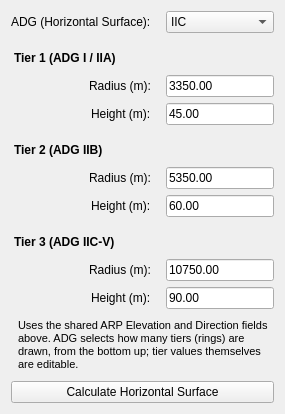
          <widget class="QWidget" name="oes_sub_horizontal">
           <layout class="QFormLayout" name="formLayout_oes_horizontal">
            <property name="fieldGrowthPolicy"><enum>QFormLayout::AllNonFixedFieldsGrow</enum></property>
            <property name="labelAlignment"><set>Qt::AlignRight|Qt::AlignVCenter</set></property>
            <property name="horizontalSpacing"><number>15</number></property>
            <property name="verticalSpacing"><number>6</number></property>

            <item row="0" column="0">
             <widget class="QLabel" name="label_adg_horizontal_oes">
              <property name="text"><string>ADG (Horizontal Surface):</string></property>
             </widget>
            </item>
            <item row="0" column="1">
             <widget class="QComboBox" name="combo_adg_horizontal_oes">
              <property name="minimumHeight"><number>22</number></property>
              <property name="currentIndex"><number>3</number></property>
              <property name="toolTip"><string>Aeroplane Design Group for the Horizontal Surface (Table 4-10). Independent of the OFS tab's ADG Group — I/IIA, IIB, and IIC-V are distinct dimension tiers here.</string></property>
              <item><property name="text"><string>I</string></property></item>
              <item><property name="text"><string>IIA</string></property></item>
              <item><property name="text"><string>IIB</string></property></item>
              <item><property name="text"><string>IIC</string></property></item>
              <item><property name="text"><string>III</string></property></item>
              <item><property name="text"><string>IV</string></property></item>
              <item><property name="text"><string>V</string></property></item>
             </widget>
            </item>

            <item row="1" column="0" colspan="2">
             <widget class="QLabel" name="label_tier1_header_oes_horizontal">
              <property name="text"><string>Tier 1 (ADG I / IIA)</string></property>
              <property name="styleSheet"><string>QLabel { font-weight: bold; padding-top: 12px; padding-bottom: 4px; }</string></property>
             </widget>
            </item>

            <item row="2" column="0">
             <widget class="QLabel" name="label_tier1Radius_oes_horizontal">
              <property name="text"><string>Radius (m):</string></property>
             </widget>
            </item>
            <item row="2" column="1">
             <widget class="QLineEdit" name="spin_tier1Radius_oes_horizontal">
              <property name="text"><string>3350.00</string></property>
              <property name="toolTip"><string>Table 4-10: outer radius of the first (innermost) horizontal surface tier, applying to ADG I and IIA, measured from the ARP.</string></property>
             </widget>
            </item>

            <item row="3" column="0">
             <widget class="QLabel" name="label_tier1Height_oes_horizontal">
              <property name="text"><string>Height (m):</string></property>
             </widget>
            </item>
            <item row="3" column="1">
             <widget class="QLineEdit" name="spin_tier1Height_oes_horizontal">
              <property name="text"><string>45.00</string></property>
              <property name="toolTip"><string>Table 4-10: height of the first horizontal surface tier above the ARP elevation, applying to ADG I and IIA.</string></property>
             </widget>
            </item>

            <item row="4" column="0" colspan="2">
             <widget class="QLabel" name="label_tier2_header_oes_horizontal">
              <property name="text"><string>Tier 2 (ADG IIB)</string></property>
              <property name="styleSheet"><string>QLabel { font-weight: bold; padding-top: 12px; padding-bottom: 4px; }</string></property>
             </widget>
            </item>

            <item row="5" column="0">
             <widget class="QLabel" name="label_tier2Radius_oes_horizontal">
              <property name="text"><string>Radius (m):</string></property>
             </widget>
            </item>
            <item row="5" column="1">
             <widget class="QLineEdit" name="spin_tier2Radius_oes_horizontal">
              <property name="text"><string>5350.00</string></property>
              <property name="toolTip"><string>Table 4-10: outer radius of the second horizontal surface tier, applying to ADG IIB. Selecting IIB or higher keeps the Tier 1 ring underneath it as a separate annulus.</string></property>
             </widget>
            </item>

            <item row="6" column="0">
             <widget class="QLabel" name="label_tier2Height_oes_horizontal">
              <property name="text"><string>Height (m):</string></property>
             </widget>
            </item>
            <item row="6" column="1">
             <widget class="QLineEdit" name="spin_tier2Height_oes_horizontal">
              <property name="text"><string>60.00</string></property>
              <property name="toolTip"><string>Table 4-10: height of the second horizontal surface tier above the ARP elevation, applying to ADG IIB.</string></property>
             </widget>
            </item>

            <item row="7" column="0" colspan="2">
             <widget class="QLabel" name="label_tier3_header_oes_horizontal">
              <property name="text"><string>Tier 3 (ADG IIC-V)</string></property>
              <property name="styleSheet"><string>QLabel { font-weight: bold; padding-top: 12px; padding-bottom: 4px; }</string></property>
             </widget>
            </item>

            <item row="8" column="0">
             <widget class="QLabel" name="label_tier3Radius_oes_horizontal">
              <property name="text"><string>Radius (m):</string></property>
             </widget>
            </item>
            <item row="8" column="1">
             <widget class="QLineEdit" name="spin_tier3Radius_oes_horizontal">
              <property name="text"><string>10750.00</string></property>
              <property name="toolTip"><string>Table 4-10: outer radius of the third (outermost) horizontal surface tier, applying to ADG IIC through V. Selecting IIC or higher keeps both Tier 1 and Tier 2 rings underneath it.</string></property>
             </widget>
            </item>

            <item row="9" column="0">
             <widget class="QLabel" name="label_tier3Height_oes_horizontal">
              <property name="text"><string>Height (m):</string></property>
             </widget>
            </item>
            <item row="9" column="1">
             <widget class="QLineEdit" name="spin_tier3Height_oes_horizontal">
              <property name="text"><string>90.00</string></property>
              <property name="toolTip"><string>Table 4-10: height of the third horizontal surface tier above the ARP elevation, applying to ADG IIC through V.</string></property>
             </widget>
            </item>

            <item row="10" column="0" colspan="2">
             <widget class="QLabel" name="label_oes_horizontal_note">
              <property name="text">
               <string>Uses the shared ARP Elevation and Direction fields above. ADG selects how many tiers (rings) are drawn, from the bottom up; tier values themselves are editable.</string>
              </property>
              <property name="wordWrap"><bool>true</bool></property>
              <property name="styleSheet"><string>QLabel { font-size: 11px; padding: 4px; }</string></property>
             </widget>
            </item>

            <item row="11" column="0" colspan="2">
             <widget class="QPushButton" name="calculateButton_oes_horizontal">
              <property name="text"><string>Calculate Horizontal Surface</string></property>
              <property name="minimumHeight"><number>30</number></property>
             </widget>
            </item>

           </layout>
          </widget>
